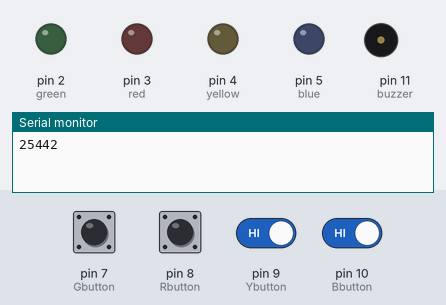
A sketch run on a simulated Arduino Uno, built with avr-gcc and run on an emulated ATmega328P. On the bench: output pins drawn as LEDs (lit = HIGH), buzzer (waves = sounding, pin HIGH), the last lines printed to the serial monitor. Inputs (shaded band) come from the test bench; at power-on: pin 7 (Gbutton), pin 8 (Rbutton), pin 9 (Ybutton), pin 10 (Bbutton) HIGH. Random numbers use the default seed unless the sketch sets one.

Above: at 4.1 s.
4.2 s: pin 8 (Rbutton) pulled LOW for 0.15 s
At 5.24 s:
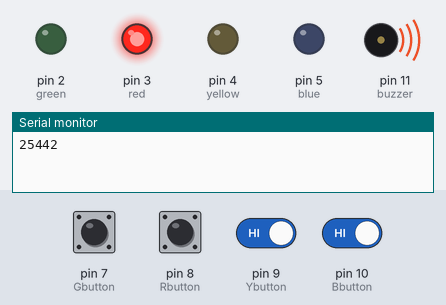
At 5.62 s:
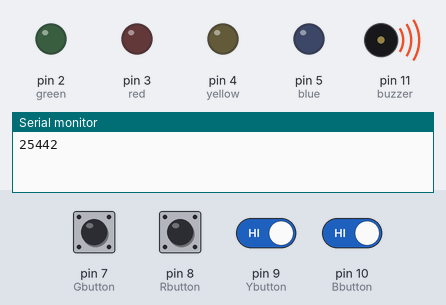
7.2 s: pin 9 (Ybutton) driven LOW and pin 10 (Bbutton) driven LOW
At 9.7 s:
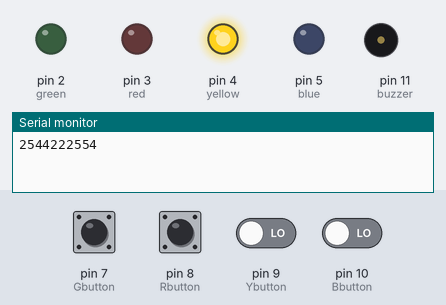
Timing chart, 0 to 11.2 s (numbered marks = the images above; inputs shaded):
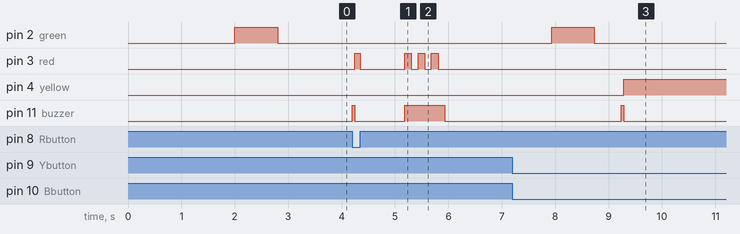

Measured:
- after the input at 4.2 s, pin 3 (red): LOW → HIGH after 0.05 s, → LOW 0.10 s later, → HIGH 0.83 s later, → LOW 0.13 s later, … (8 changes in this stretch); pin 11 (buzzer): LOW → HIGH at once, → LOW 0.05 s later, → HIGH 0.93 s later, → LOW 0.75 s later
- after the input at 7.2 s, pin 4 (yellow): LOW → HIGH after 2.1 s; pin 11 (buzzer): LOW → HIGH after 2.0 s, → LOW 0.05 s later

The sketch:

Simon_Game.ino
```cpp
/* Written by Brian Sun
 *  Date: July 20, 2020
 *  This is the Simon Game, played with coloured LEDs and buttons.
 */

#include <time.h>
#include <NewPing.h>

//defining all input/output pins
#define green 2
#define red 3
#define yellow 4
#define blue 5

#define Gbutton 7
#define Rbutton 8
#define Ybutton 9
#define Bbutton 10

#define buzzer 11

//game constraints and for RNG
#define intMax 5
#define intMin 2
#define length 5

#define FALSE 0
#define TRUE 1

#define ONE_SEC 1000

void generateSequence(int[]);
void playSound(void);
void onLED(int);
void turnOffLED(void);
void userLost(void);
void userWon(void);

int lightNum = 0;
int level = 0;
int index;
int wrongAnswer = FALSE;

  //button pressing variables
int greenPress;
int redPress;
int bluePress;
int yellowPress;

void setup() {
  // put your setup code here, to run once:

  pinMode(green, OUTPUT);
  pinMode(red, OUTPUT);
  pinMode(yellow, OUTPUT);
  pinMode(blue, OUTPUT);
  pinMode(Gbutton, INPUT_PULLUP);
  pinMode(Rbutton, INPUT_PULLUP);
  pinMode(Ybutton, INPUT_PULLUP);
  pinMode(Bbutton, INPUT_PULLUP);
  pinMode(buzzer, OUTPUT);
  Serial.begin(9600);
  randomSeed(analogRead(0));

}

void loop() {
  // put your main code here, to run repeatedly:
    int data[length];
    int answer[length];

  generateSequence(data);
  delay(2000);

  while (level < length && wrongAnswer == FALSE) {

     //lights up the LEDs one at a time following the generated sequence
      for (lightNum = 0; lightNum <= level; lightNum++) {
        onLED(data[lightNum]);
      }
      //reads the switches one at a time to and collects response in array
      //using INPUT_PULLUP so HIGH and LOW are reversed for digital read
      for (lightNum = 0; lightNum <= level; lightNum++) {
        do {
          greenPress = digitalRead(Gbutton);
          redPress = digitalRead(Rbutton);
          yellowPress = digitalRead(Ybutton);
          bluePress = digitalRead(Bbutton);
        } while (greenPress == HIGH && redPress == HIGH && bluePress == HIGH && yellowPress == HIGH);

        playSound();

        //assigns the response to an answer array
        if (greenPress == LOW) {
          answer[lightNum] = green;
          digitalWrite(green, HIGH);
        }
        else if (redPress == LOW) {
          answer[lightNum] = red;
          digitalWrite(red, HIGH);
        }
        else if (yellowPress == LOW) {
          answer[lightNum] = yellow;
          digitalWrite(yellow, HIGH);
        }
        else {
          answer[lightNum] = blue;
          digitalWrite(blue, HIGH);
        }
        //keeps reading the switches until user lets go
        do{
          greenPress = digitalRead(Gbutton);
          redPress = digitalRead(Rbutton);
          yellowPress = digitalRead(Ybutton);
          bluePress = digitalRead(Bbutton);
        } while (greenPress == LOW || redPress == LOW || bluePress == LOW || yellowPress == LOW);

        turnOffLED();
        delay(ONE_SEC / 3);
      }
      //compares the user's response with the sequence
      for (index = 0; index <= level && wrongAnswer == FALSE; index++) {
        if (data[index] != answer[index]) {
          wrongAnswer = TRUE;
        }
      }
      delay(ONE_SEC / 2);
      level++;
    }
    //flashes the winning lights or losing lights, resets the game
    if (wrongAnswer == TRUE) {
      userLost();
      level = 0;
      wrongAnswer = FALSE;
    }
    else {
      userWon();
      level = 0;
    }
  }

//generates random number sequence to determine game
void generateSequence(int data[]){
  int index;

  for (index = 0; index < length; index++) {
    data[index] = random(intMin, intMax+1);
    Serial.print(data[index]);
  }
}

//plays a beep noise from buzzer
void playSound(void){
  digitalWrite(buzzer, HIGH);
  delay(50);
  digitalWrite(buzzer, LOW);
}

//turns a specific light on
void onLED(int led) {

  digitalWrite(led, HIGH);
  delay(800);
  digitalWrite(led, LOW);
  delay(500);
}

//turns everything off
void turnOffLED(void) {

  digitalWrite(green, LOW);
  digitalWrite(red, LOW);
  digitalWrite(yellow, LOW);
  digitalWrite(blue, LOW);
}

//runs when user loses
void userLost(void) {
  int num = 0;
  digitalWrite(buzzer, HIGH);

  while (num < 3) {
    digitalWrite(red, HIGH);
    delay(ONE_SEC / 8);
    digitalWrite(red, LOW);
    delay(ONE_SEC / 8);
    num++;
  }
  digitalWrite(buzzer, LOW);
}

//runs when user wins
void userWon(void) {
  int num = 0;

  while (num < 3) {
    digitalWrite(green, HIGH);
    digitalWrite(buzzer, HIGH);
    delay(ONE_SEC/8);
    digitalWrite(green, LOW);
    digitalWrite(buzzer, LOW);
    delay(ONE_SEC/8);
    num++;
  }
}
```
